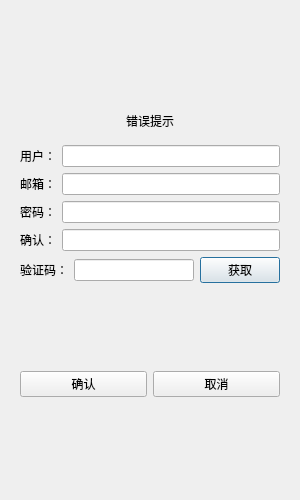
<?xml version="1.0" encoding="UTF-8"?>
<ui version="4.0">
 <class>registerdialog</class>
 <widget class="QDialog" name="registerdialog">
  <property name="geometry">
   <rect>
    <x>0</x>
    <y>0</y>
    <width>300</width>
    <height>500</height>
   </rect>
  </property>
  <property name="minimumSize">
   <size>
    <width>300</width>
    <height>500</height>
   </size>
  </property>
  <property name="maximumSize">
   <size>
    <width>300</width>
    <height>500</height>
   </size>
  </property>
  <property name="windowTitle">
   <string>Dialog</string>
  </property>
  <layout class="QVBoxLayout" name="verticalLayout_2">
   <item>
    <layout class="QVBoxLayout" name="verticalLayout">
     <item>
      <widget class="QStackedWidget" name="stackedWidget">
       <property name="currentIndex">
        <number>1</number>
       </property>
       <widget class="QWidget" name="page_5"/>
       <widget class="QWidget" name="page_6">
        <layout class="QVBoxLayout" name="verticalLayout_3">
         <item>
          <spacer name="verticalSpacer">
           <property name="orientation">
            <enum>Qt::Orientation::Vertical</enum>
           </property>
           <property name="sizeHint" stdset="0">
            <size>
             <width>20</width>
             <height>40</height>
            </size>
           </property>
          </spacer>
         </item>
         <item>
          <widget class="QWidget" name="widget" native="true">
           <layout class="QVBoxLayout" name="verticalLayout_4">
            <item>
             <widget class="QLabel" name="err_tip">
              <property name="text">
               <string>错误提示</string>
              </property>
              <property name="alignment">
               <set>Qt::AlignmentFlag::AlignCenter</set>
              </property>
             </widget>
            </item>
           </layout>
          </widget>
         </item>
         <item>
          <layout class="QHBoxLayout" name="horizontalLayout_6">
           <item>
            <widget class="QLabel" name="user_edit">
             <property name="text">
              <string>用户：</string>
             </property>
            </widget>
           </item>
           <item>
            <widget class="QLineEdit" name="user_label"/>
           </item>
          </layout>
         </item>
         <item>
          <layout class="QHBoxLayout" name="horizontalLayout_7">
           <item>
            <widget class="QLabel" name="email_label">
             <property name="text">
              <string>邮箱：</string>
             </property>
            </widget>
           </item>
           <item>
            <widget class="QLineEdit" name="email_edit"/>
           </item>
          </layout>
         </item>
         <item>
          <layout class="QHBoxLayout" name="horizontalLayout_8">
           <item>
            <widget class="QLabel" name="pass_label">
             <property name="text">
              <string>密码：</string>
             </property>
            </widget>
           </item>
           <item>
            <widget class="QLineEdit" name="pass_edit"/>
           </item>
          </layout>
         </item>
         <item>
          <layout class="QHBoxLayout" name="horizontalLayout_9">
           <item>
            <widget class="QLabel" name="confirm_label">
             <property name="text">
              <string>确认：</string>
             </property>
            </widget>
           </item>
           <item>
            <widget class="QLineEdit" name="confirm_edit"/>
           </item>
          </layout>
         </item>
         <item>
          <layout class="QHBoxLayout" name="horizontalLayout_10">
           <item>
            <widget class="QLabel" name="varify_label">
             <property name="text">
              <string>验证码：</string>
             </property>
            </widget>
           </item>
           <item>
            <widget class="QLineEdit" name="varify_edit"/>
           </item>
           <item>
            <widget class="QPushButton" name="get_code">
             <property name="text">
              <string>获取</string>
             </property>
            </widget>
           </item>
          </layout>
         </item>
         <item>
          <spacer name="verticalSpacer_2">
           <property name="orientation">
            <enum>Qt::Orientation::Vertical</enum>
           </property>
           <property name="sizeHint" stdset="0">
            <size>
             <width>20</width>
             <height>40</height>
            </size>
           </property>
          </spacer>
         </item>
         <item>
          <layout class="QHBoxLayout" name="horizontalLayout_11">
           <item>
            <widget class="QPushButton" name="sure_btn">
             <property name="text">
              <string>确认</string>
             </property>
            </widget>
           </item>
           <item>
            <widget class="QPushButton" name="cancel_btn">
             <property name="text">
              <string>取消</string>
             </property>
            </widget>
           </item>
          </layout>
         </item>
         <item>
          <spacer name="verticalSpacer_3">
           <property name="orientation">
            <enum>Qt::Orientation::Vertical</enum>
           </property>
           <property name="sizeHint" stdset="0">
            <size>
             <width>20</width>
             <height>40</height>
            </size>
           </property>
          </spacer>
         </item>
        </layout>
       </widget>
      </widget>
     </item>
    </layout>
   </item>
  </layout>
 </widget>
 <resources/>
 <connections/>
</ui>
